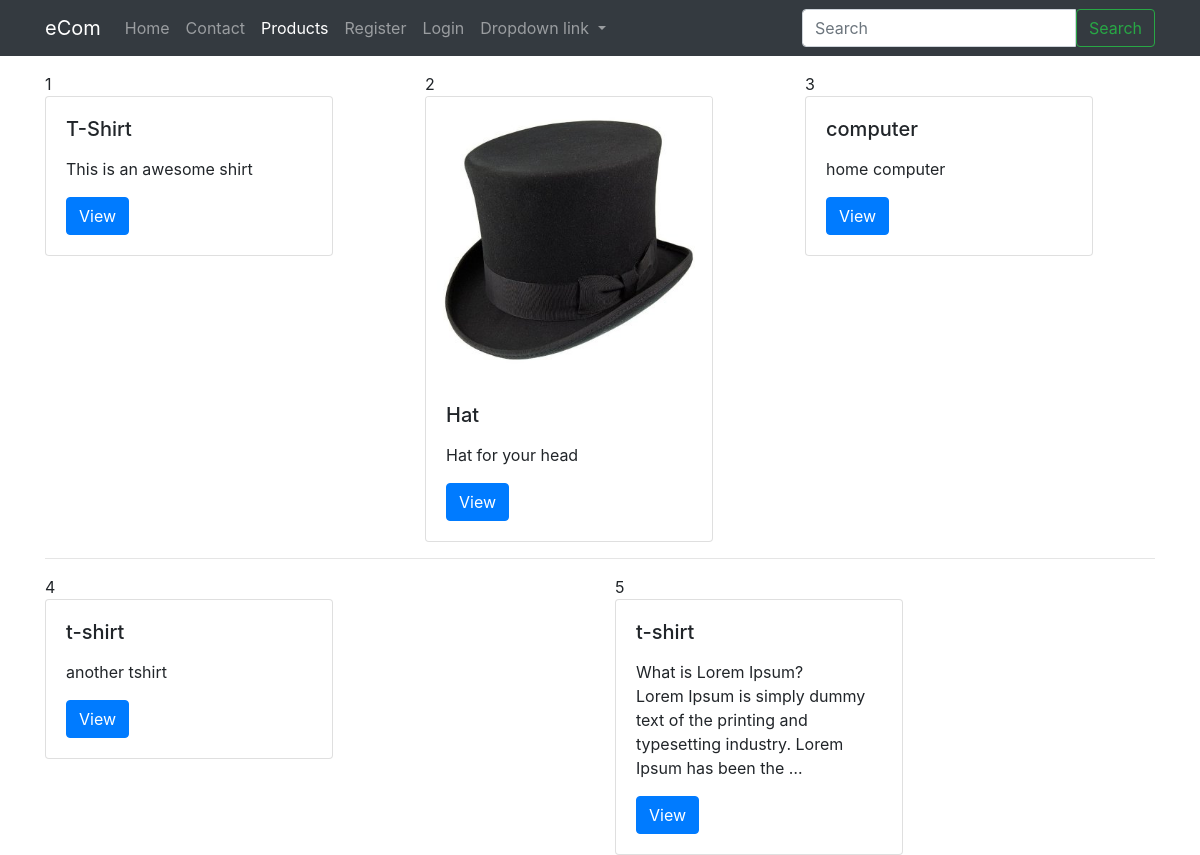
Screenshot of /products/ with the database file from the repository.
### products/models.py (models this page shows, shortened)
class Product(models.Model):
    title = models.CharField(max_length=120)
    slug = models.SlugField(default='abc', blank=True, unique=True)
    description = models.TextField()
    price = models.DecimalField(decimal_places=2, max_digits=10, default=39.99)
    image = models.ImageField(upload_to=upload_image_path, null=True, blank=True)
    featured = models.BooleanField(default=False)
    active = models.BooleanField(default=True)
    timestamp = models.DateTimeField(auto_now_add=True)
    objects = ProductManger()
    def get_absolute_url(self):
        return reverse("products:detail", kwargs={"slug": self.slug})

### products/views.py (the view)
# urls.py: path('', ProductListView.as_view(), name="list"),
class ProductListView(ListView):
    template_name = "products/list.html"
    def get_queryset(self, *args, **kwargs):
        return Product.objects.all()

### products/models.py (called while the page is built)
    def active(self):
        return self.filter(active=True)

    def get_queryset(self):
        return ProductQuerySet(self.model, using=self._db)

    def all(self):
        return self.get_queryset().active()

### products/templates/products/list.html
{% extends "base.html" %} {% block content %}
    <div class="row">
        {% for obj in object_list %}
        <div class="col">
            {{ forloop.counter}}
            {% include 'products/snippets/card.html' with instance=obj %}
            {% if forloop.counter|divisibleby:3 %}
        </div> </div><div class="row">
            <div class="col-12"><hr></div>
            {% else %}
        </div>
            {% endif %}
        <br> {% endfor %}
    </div>
{% endblock %}

### templates/base.html (shortened to what this page needs)
{% load static %}
<!doctype html>
<html lang="en">
<head>
    {% include "base/css.html" %}
</head>
<body>
    {% include "base/navbar.html" with brand_name="eCom" %}
    <div class="container">{% block content %} {% endblock %}</div>
</body>
</html>

### templates/base/css.html (shortened to what this page needs)
{% load static %}
<link rel="stylesheet" href="https://maxcdn.bootstrapcdn.com/bootstrap/4.0.0-beta/css/bootstrap.min.css">

### templates/base/navbar.html (shortened to what this page needs)
{% url 'home' as home_url %}
{% url 'contact' as contact_url %}
{% url 'products:list' as product_list_url %}
{% url 'login' as login_url %}
{% url 'register' as register_url %}
<nav class="navbar navbar-expand-lg navbar-dark bg-dark mb-3">
   <div class='container'>
  <a class="navbar-brand" href="{{ home_url }}">
    {% if brand_name %} {{brand_name }} {% else %}CFE eCommerce {% endif %}
  </a>
  <div class="collapse navbar-collapse" id="navbarSupportedContent">
    <ul class="navbar-nav mr-auto">
      <li class="nav-item {% if request.path == home_url %}active{% endif %}">
        <a class="nav-link" href="{{ home_url }}">Home <span class="sr-only">(current)</span></a>
      </li>
      <li class="nav-item {% if request.path == contact_url %}active{% endif %}">
        <a class="nav-link" href="{{ contact_url }}">Contact</a>
      </li>
      <li class="nav-item {% if request.path == product_list_url %}active{% endif %}">
        <a class="nav-link" href="{{ product_list_url }}">Products</a>
      </li>
      {% if request.user.is_authenticated %}
       <li class="nav-item {% if request.path == login_url %}active{% endif %}">
        <a class="nav-link" href="{{ login_url }}">Logout</a>
      </li>
      {% else %}
       <li class="nav-item {% if request.path == register_url %}active{% endif %}">
        <a class="nav-link" href="{{ register_url }}">Register</a>
      </li>
      <li class="nav-item {% if request.path == login_url %}active{% endif %}">
        <a class="nav-link" href="{{ login_url }}">Login</a>
      </li>
      {% endif %}
        <li class="nav-item dropdown">
            <a class="nav-link dropdown-toggle" href="" id="navbarDropdownMenuLink" data-toggle="dropdown" aria-haspopup="true" aria-expanded="false">
              Dropdown link
            </a>
          </li>
    </ul>
{% include 'search/snippets/search-form.html'%}
  </div>
</div>
</nav>

### search/templates/search/snippets/search-form.html
<form method="GET" class="form my-2 my-lg-0" action="{% url 'search:query' %}">
    <div class="input-group">
        <input class="form-control" type="text" placeholder="Search" name="q" aria-label="Search" value="{{ request.GET.q }}">
        <span class="input-group-btn">
            <button class="btn btn-outline-success" type="submit">Search</button>
        </span>
    </div>
</form>

### products/templates/products/snippets/card.html
<div class="card" style="width: 18rem;">
    {% if instance.image %}
    <a href="{{ instance.get_absolute_url }}"><img class="card-img-top" src="{{ instance.image.url }}" alt="{{ instance.title }} logo"></a> {% endif %}
    <div class="card-body">
        <h5 class="card-title">{{ instance.title }}</h5>
        <p class="card-text">{{ instance.description|linebreaks|truncatewords:20 }}</p>
        <a href="{{ instance.get_absolute_url }}" class="btn btn-primary">View</a>
    </div>
</div>

### templates/base/js.html (shortened to what this page needs)
{% load static %}

### rows the page displays
Product: title "T-Shirt", description "This is an awesome shirt"
Product: image (picture), title "Hat", description "Hat for your head"
Product: title "computer", description "home computer"
Product: title "t-shirt", description "another tshirt"
Product: title "t-shirt", description "What is Lorem Ipsum? Lorem Ipsum is simply dummy text of the printing and typesetting industry. Lorem Ipsum has been the …"

### other values shown
{{ brand_name }} "eCom"
